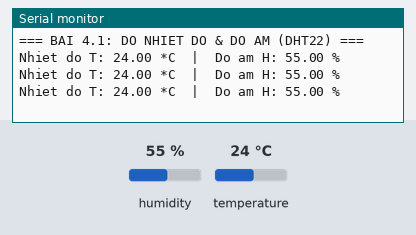
A sketch run on a simulated Arduino Uno, built with avr-gcc and run on an emulated ATmega328P. Shown: the last lines printed to the serial monitor. Inputs (shaded band) come from the test bench; at power-on: humidity 55 %, temperature 24 °C.

Above: at 2.8 s.
2.9 s: humidity set to 22 %
At 4.8 s:
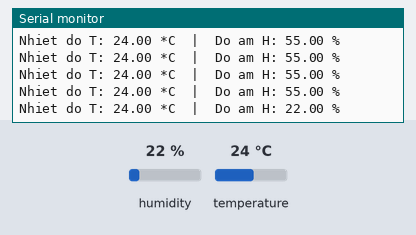
5.6 s: temperature set to 12 °C
At 6.9 s:
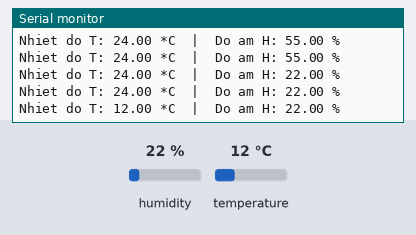
8.3 s: humidity set to 40 %
At 9.5 s:
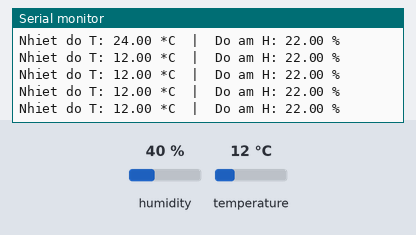
Timing chart, 0 to 11.3 s (numbered marks = the images above; inputs shaded):
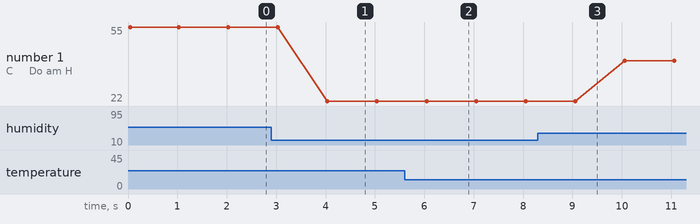

Measured:
- after the input at 2.9 s, the serial monitor: prints a new line after 1.1 s (image 1)
- after the input at 5.6 s, the serial monitor: prints a new line after 0.45 s (image 2)
- plotted number 1: 22 → 40 after the input at 8.3 s

The sketch:

sketch.ino
```cpp
#include "DHT.h"

#define DHTPIN 2
#define DHTTYPE DHT22

DHT dht(DHTPIN, DHTTYPE);

void setup() {
  Serial.begin(9600);
  dht.begin();
  Serial.println("=== BAI 4.1: DO NHIET DO & DO AM (DHT22) ===");
}

void loop() {
  float h = dht.readHumidity();
  float t = dht.readTemperature();

  if (isnan(h) || isnan(t)) {
    Serial.println("Loi: Khong doc duoc du lieu tu DHT22!");
  } else {
    Serial.print("Nhiet do T: ");
    Serial.print(t);
    Serial.print(" *C  |  Do am H: ");
    Serial.print(h);
    Serial.println(" %");
  }
  delay(1000);
}
```
